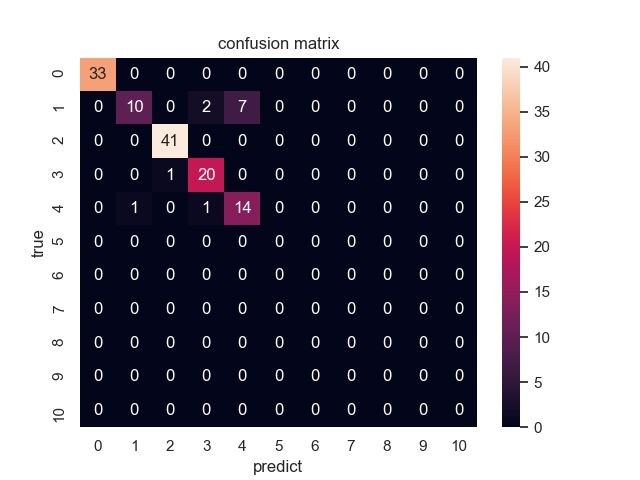
#> input picture name.jpg, 640 x 480 px; its folder holds only this picture in this run
$ python -i sift.py   (imports and definitions only)
#> lines starting #> are read from the running program, lines starting #| are printed output that depends on the picture
import cv2
from load_data import img_show
import numpy as np
import load_data
from SVM import SVM
from fishervector import FisherVectorGMM

def sift_descripter(img):
    gray = cv2.cvtColor(img, cv2.COLOR_BGR2GRAY)
    sift = cv2.xfeatures2d.SIFT_create()
    kp, _ = sift.detectAndCompute(gray, None)
    # img = cv2.drawKeypoints(gray, kp, img)
    # img_show(img)
    return sift.detectAndCompute(gray, None) # 提取sift特征点及其特征

>>> import cv2
>>> picture = cv2.imread('name.jpg')
#> picture is the input picture: shape (480, 640, 3); mean B, G, R 146.2, 136.2, 139
>>> result = sift_descripter(picture)
#> in sift_descripter, `gray = cv2.cvtColor(img, cv2.COLOR_BGR2GRAY)`:
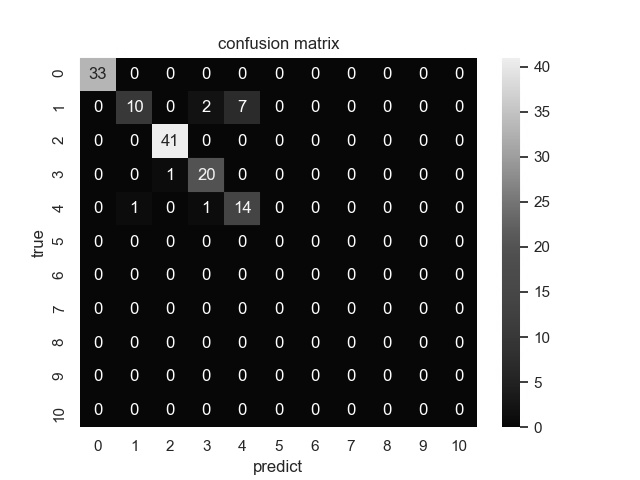
#> gray: shape (480, 640); min 1, max 255, mean 138.2
#> in sift_descripter, `kp, _ = sift.detectAndCompute(gray, None)`: kp = 1312 keypoints; strongest (x, y, size): (511, 416, 14.6), (170, 141, 25.5), (171, 170, 1.9), (135, 203, 1.9)
